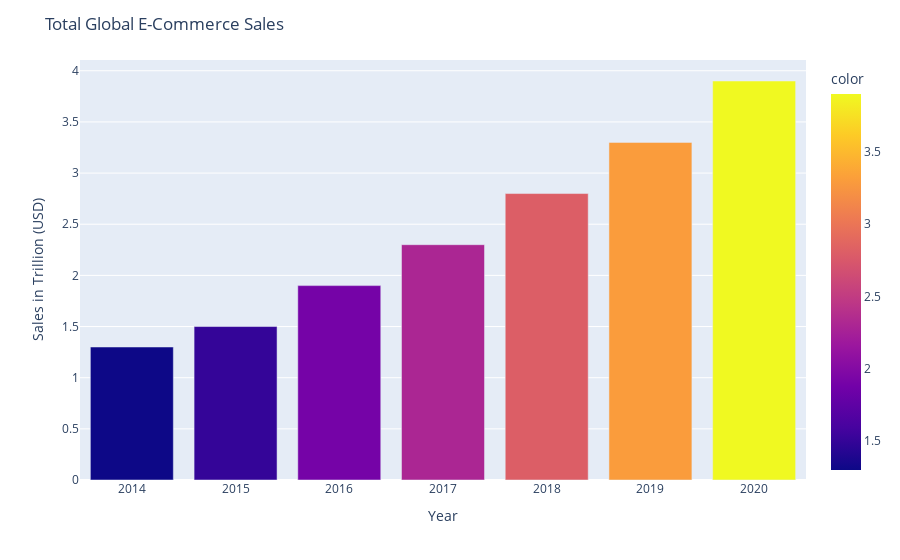

Notebook cell for this chart:
### Code cell
import plotly.express as px
TotGobalsalesX1=TotGobalsales['Year ']
TotGobalsalesY1=TotGobalsales['Sales in Trillion (USD)']
fig=px.bar(x=TotGobalsalesX1,y=TotGobalsalesY1,color=TotGobalsalesY1)
fig.update_layout(title="Total Global E-Commerce Sales",xaxis_title='Year ',yaxis_title='Sales in Trillion (USD)')
fig.show()

### Figure 1 — Plotly figure (JSON) as saved in the notebook; plotly's stock layout.template omitted (floating-point values rounded to 4 significant figures)
{"data": [{"alignmentgroup": "True", "hovertemplate": "x=%{x}<br>y=%{y}<br>color=%{marker.color}<extra></extra>", "legendgroup": "", "marker": {"color": [1.3, 1.5, 1.9, 2.3, 2.8, 3.3, 3.9], "coloraxis": "coloraxis"}, "name": "", "offsetgroup": "", "orientation": "v", "showlegend": false, "textposition": "auto", "type": "bar", "x": [2014, 2015, 2016, 2017, 2018, 2019, 2020], "xaxis": "x", "y": [1.3, 1.5, 1.9, 2.3, 2.8, 3.3, 3.9], "yaxis": "y"}], "layout": {"barmode": "relative", "coloraxis": {"colorbar": {"title": {"text": "color"}}, "colorscale": [[0, "#0d0887"], [0.1111, "#46039f"], [0.2222, "#7201a8"], [0.3333, "#9c179e"], [0.4444, "#bd3786"], [0.5556, "#d8576b"], [0.6667, "#ed7953"], [0.7778, "#fb9f3a"], [0.8889, "#fdca26"], [1, "#f0f921"]]}, "legend": {"tracegroupgap": 0}, "margin": {"t": 60}, "title": {"text": "Total Global E-Commerce Sales"}, "xaxis": {"anchor": "y", "domain": [0, 1], "title": {"text": "Year "}}, "yaxis": {"anchor": "x", "domain": [0, 1], "title": {"text": "Sales in Trillion (USD)"}}}}
